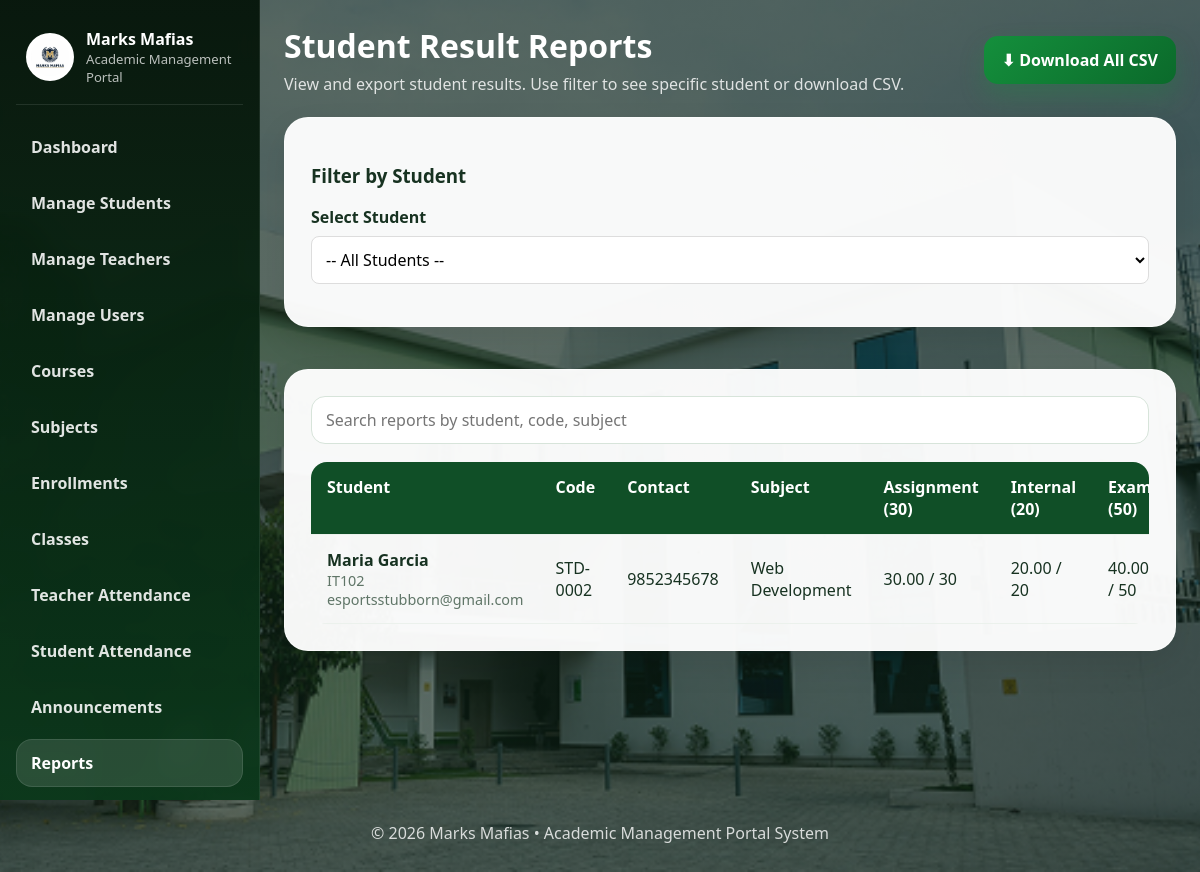
Screenshot of /public/admin/reports.php (signed in) with the database file from the repository.
### tables this page shows
CREATE TABLE `results` (
  `id` int(11) NOT NULL,
  `student_id` int(11) NOT NULL,
  `subject_id` int(11) NOT NULL,
  `teacher_id` int(11) NOT NULL,
  `assignment_marks` decimal(5,2) NOT NULL,
  `internal_marks` decimal(5,2) NOT NULL,
  `exam_marks` decimal(5,2) NOT NULL,
  `final_total` decimal(5,2) NOT NULL DEFAULT 0.00,
  `final_grade` varchar(10) NOT NULL,
  `gpa` decimal(3,2) NOT NULL DEFAULT 0.00,
  `created_at` timestamp NOT NULL DEFAULT current_timestamp()
);

CREATE TABLE `users` (
  `id` int(11) NOT NULL,
  `role` enum('admin','teacher','student') NOT NULL,
  `role_code` varchar(30) DEFAULT NULL,
  `name` varchar(120) NOT NULL,
  `email` varchar(150) NOT NULL,
  `password` varchar(255) NOT NULL,
  `photo` varchar(255) DEFAULT NULL,
  `dob` date DEFAULT NULL,
  `address` text DEFAULT NULL,
  `contact` varchar(40) DEFAULT NULL,
  `guardian` varchar(120) DEFAULT NULL,
  `qualification` varchar(120) DEFAULT NULL,
  `department` varchar(120) DEFAULT NULL,
  `status` enum('active','inactive') NOT NULL DEFAULT 'active',
  `reset_token` varchar(64) DEFAULT NULL,
  `otp_code` varchar(255) DEFAULT NULL,
  `otp_expires_at` datetime DEFAULT NULL,
  `otp_attempts` int(11) DEFAULT 0,
  `last_otp_request` datetime DEFAULT NULL,
  `reset_expires_at` datetime DEFAULT NULL,
  `created_at` timestamp NOT NULL DEFAULT current_timestamp()
);

CREATE TABLE `subjects` (
  `id` int(11) NOT NULL,
  `course_id` int(11) NOT NULL,
  `teacher_id` int(11) NOT NULL,
  `subject_code` varchar(40) NOT NULL,
  `subject_name` varchar(150) NOT NULL,
  `year_label` varchar(30) NOT NULL,
  `semester` varchar(60) NOT NULL,
  `created_at` timestamp NOT NULL DEFAULT current_timestamp()
);

### includes/functions.php (called while the page is built, shortened)
<?php
function e(null|string|int|float $value): string
{
    return htmlspecialchars((string)$value, ENT_QUOTES, 'UTF-8');
}

### public/admin/reports.php (the view, shortened to what this page needs)
<?php
require_once dirname(dirname(__DIR__)) . '/includes/auth.php';
$student_filter = isset($_GET['student_id']) ? (int)$_GET['student_id'] : 0;
if ($student_filter > 0) {
    $stmt = $pdo->prepare('
        SELECT r.*, u.name AS student_name, u.role_code, u.department, u.contact, u.email, s.subject_name
        FROM results r
        JOIN users u ON u.id = r.student_id
        JOIN subjects s ON s.id = r.subject_id
        WHERE r.student_id = ?
        ORDER BY u.name, s.subject_name
    ');
    $stmt->execute([$student_filter]);
} else {
    $stmt = $pdo->prepare('
        SELECT r.*, u.name AS student_name, u.role_code, u.department, u.contact, u.email, s.subject_name
        FROM results r
        JOIN users u ON u.id = r.student_id
        JOIN subjects s ON s.id = r.subject_id
        ORDER BY u.name, s.subject_name
    ');
    $stmt->execute();
}
$rows = $stmt->fetchAll();
include dirname(dirname(__DIR__)) . '/includes/header.php';
?>
<div class="dashboard-shell">
    <?php include dirname(dirname(__DIR__)) . '/includes/sidebar.php'; ?>
    <main class="main-panel">
        <div class="dashboard-top">
            <div class="dashboard-title">
                <h1>Student Result Reports</h1>
                <p>View and export student results. Use filter to see specific student or download CSV.</p>
            </div>
            <div class="inline-actions">
                <?php if ($student_filter > 0): ?>
                    <a class="btn btn-primary" href="?export=csv&student_id=<?= $student_filter ?>">⬇ Download CSV</a>
                <?php else: ?>
                    <a class="btn btn-primary" href="?export=csv">⬇ Download All CSV</a>
                <?php endif; ?>
            </div>
        </div>
        <div class="form-card" style="margin-bottom: 20px;">
            <h3>Filter by Student</h3>
            <form method="get" class="filter-form">
                <div class="form-row" style="display: flex; gap: 15px; align-items: flex-end;">
                    <div class="form-group" style="flex: 1;">
                        <label>Select Student</label>
                        <select name="student_id" class="student-filter-select" onchange="this.form.submit()">
                            <option value="">-- All Students --</option>
                        </select>
                    </div>
                </div>
            </form>
        </div>
        <div class="table-card">
            <div class="search-row">
                <input type="text" placeholder="Search reports by student, code, subject" data-table-search="reportTable">
            </div>
            <div class="table-wrap">
                <table id="reportTable">
                    <thead>
                        <tr>
                            <th>Student</th>
                            <th>Code</th>
                            <th>Contact</th>
                            <th>Subject</th>
                            <th>Assignment (30)</th>
                            <th>Internal (20)</th>
                            <th>Exam (50)</th>
                        </tr>
                    </thead>
                    <tbody>
                        <?php if (count($rows) > 0): ?>
                            <?php foreach ($rows as $r): ?>
                                <tr>
                                    <td>
                                        <strong><?= e($r['student_name']) ?></strong>
                                        <div class="subtle"><?= e($r['department'] ?: 'No department') ?><br><?= e($r['email']) ?></div>
                                    </td>
                                    <td><?= e($r['role_code']) ?></td>
                                    <td><?= e($r['contact'] ?: 'N/A') ?></td>
                                    <td><?= e($r['subject_name']) ?></td>
                                    <td><?= e($r['assignment_marks']) ?> / 30</td>
                                    <td><?= e($r['internal_marks']) ?> / 20</td>
                                    <td><?= e($r['exam_marks']) ?> / 50</td>
                                </tr>
                            <?php endforeach; ?>
                        <?php endif; ?>
                    </tbody>
                </table>
            </div>
        </div>
    </main>
</div>
<?php include dirname(dirname(__DIR__)) . '/includes/footer.php'; ?>

### assets/css/style.css (style rules this page uses)
:root { --primary: #148f3c; --primary-dark: #0b6a2b; --primary-soft: #dff4e4; --accent: #f5fff7; --white: #fff; --text: #173221; --muted: #5f7567; --border: #d6e7da; --danger: #cf3a3a; --shadow: 0 14px 34px rgba(0, 0, 0, 0.08); --shadow-lg: 0 26px 60px rgba(0, 0, 0, 0.16); --radius: 18px; --radius-lg: 30px; }
* { box-sizing: border-box; }
html { scroll-behavior: smooth; }
body { margin: 0; font-family: Segoe UI, Tahoma, sans-serif; color: var(--text); background: linear-gradient(rgba(14, 36, 24, 0.68), rgba(14, 36, 24, 0.64)), url("../images/bg.jpg") center/cover no-repeat; background-attachment: scroll; }
a { text-decoration: none; color: inherit; }
.subtle { font-size: 0.9rem; color: var(--muted); }
.content-card, .table-card, .form-card, .panel-card { background: rgba(255, 255, 255, 0.96); border-radius: var(--radius); box-shadow: var(--shadow); border: 1px solid rgba(255, 255, 255, 0.5); }
.content-card, .form-card, .panel-card { padding: 24px; }
.table-card { padding: 20px; }
.form-row, .form-grid { display: grid; grid-template-columns: 1fr 1fr; gap: 16px; }
.form-group { margin-bottom: 16px; }
label { display: block; margin-bottom: 8px; font-weight: 700; }
input, select, textarea { width: 100%; min-height: 48px; padding: 12px 14px; border: 1px solid #cedbd1; border-radius: 16px; font: inherit; background: #fff; }
.btn { display: inline-flex; align-items: center; justify-content: center; min-height: 48px; padding: 0 18px; border: none; border-radius: 14px; font-weight: 700; cursor: pointer; transition: 0.2s ease; }
.btn-primary { background: linear-gradient(135deg, var(--primary), var(--primary-dark)); color: #fff; box-shadow: 0 12px 24px rgba(20, 143, 60, 0.28); }
.search-row { display: flex; gap: 12px; flex-wrap: wrap; align-items: center; margin-bottom: 16px; }
.search-row input, .search-row select { background: #fff; border: 1px solid #d7e4da; border-radius: 14px; min-height: 48px; padding: 12px 14px; }
.search-row input { flex: 1 1 260px; }
.table-wrap { overflow-x: auto; border-radius: 16px; }
table { width: 100%; border-collapse: collapse; background: transparent; }
thead { background: #104f27; color: #fff; }
th, td { padding: 14px 16px; text-align: left; vertical-align: top; border-bottom: 1px solid #ebf1ec; }
.inline-actions { display: flex; gap: 10px; align-items: center; flex-wrap: nowrap; }
.main-panel { display: flex; flex-direction: column; gap: 22px; }
.dashboard-top { margin-bottom: 0; }
.main-panel > .form-card, .main-panel > .table-card, .main-panel > .content-card, .main-panel > .panel-card, .main-panel > .assignment-shell { margin: 0; }
.form-card, .table-card, .content-card, .panel-card { width: 100%; border-radius: 24px; }
.form-card { padding: 26px; }
.table-card { padding: 26px; }
.search-row { margin-bottom: 18px; }
.table-wrap { margin-top: 6px; }
.inline-actions { gap: 12px; }

### assets/css/dashboard.css (style rules this page uses)
.dashboard-shell { display: block; min-height: 100vh; position: relative; }
.main-panel { margin-left: 260px; padding: 24px; overflow-x: hidden; min-height: 100vh; }
.dashboard-shell { display: block; }
.main-panel { padding: 24px; overflow-x: hidden; }
.dashboard-top { display: flex; align-items: center; justify-content: space-between; gap: 14px; margin-bottom: 18px; }
.dashboard-title h1 { margin: 0; color: #fff; font-size: 2rem; }
.dashboard-title p { margin: 6px 0 0; color: rgba(255, 255, 255, 0.82); }
.main-panel { display: flex; flex-direction: column; gap: 22px; }
.dashboard-top { margin-bottom: 0; }
.main-panel > .form-card, .main-panel > .table-card, .main-panel > .content-card, .main-panel > .panel-card { margin: 0; }
.form-card, .table-card, .content-card, .panel-card { width: 100%; border-radius: 24px; }
.form-card { padding: 26px; }
.table-card { padding: 26px; }
.search-row { margin-bottom: 18px; }
.inline-actions { gap: 12px; }
td { vertical-align: middle; }
.inline-actions { display: flex; gap: 8px; flex-wrap: wrap; }

### public/admin/reports.php (style rules this page uses)
.filter-form { margin: 0; }
.student-filter-select { min-width: 300px; padding: 10px; border-radius: 8px; border: 1px solid #ddd; }

### rows the page displays
results: student.name "Maria Garcia", student.department "IT102", student.email "esportsstubborn@gmail.com", student.role_code "STD-0002", student.contact "9852345678", subject.subject_name "Web Development", assignment_marks "30.00", internal_marks "20.00", exam_marks "40.00"

### other values shown
$label "Dashboard"
$label "Manage Students"
$label "Manage Teachers"
$label "Manage Users"
$label "Courses"
$label "Subjects"
$label "Enrollments"
$label "Classes"
$label "Teacher Attendance"
$label "Student Attendance"
$label "Announcements"
$label "Reports"
